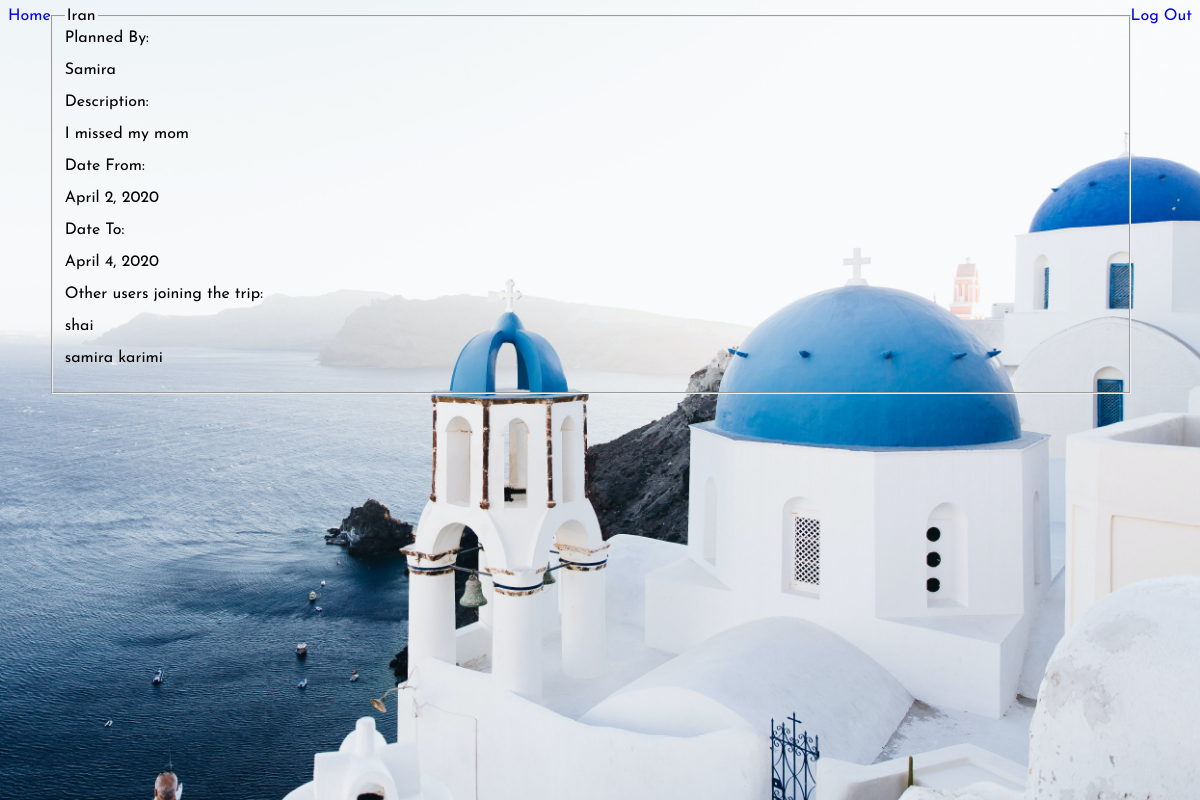
The app's page /tripInfo/8 (signed in) with its own data.
### python_exam_app/models.py (models this page shows)
class Trip(models.Model):
    destination= models.CharField(max_length=255)
    description= models.CharField(max_length=255,null=False)
    uploader = models.ForeignKey(User, related_name = 'trips_uploaded', on_delete = models.CASCADE)
    planner = models.ManyToManyField(User, related_name ='plan_trips')
    DateTo=models.DateField(blank=False, null=False)
    DateFrom=models.DateField(blank=False, null=False)
    created_at = models.DateTimeField(auto_now_add=True)
    updated_at = models.DateTimeField(auto_now= True)
    objects = tripManager()

class User(models.Model):
    name= models.CharField(max_length=255)
    user_name = models.CharField(max_length=255)
    password = models.CharField(max_length=255)
    created_at = models.DateTimeField(auto_now_add=True)
    updated_at = models.DateTimeField(auto_now= True)
    objects = UserManager()

### python_exam_app/views.py (the view)
# urls.py: path('tripInfo/<int:id>',views.trip_info)
def trip_info(request,id):
    print('*************')
    loggedin = User.objects.get(id = request.session['loggedinId'])
    tripInfo = Trip.objects.get(id = id)
    planners=tripInfo.planner.all()
    context = {
        'tripInfo':tripInfo,
        'loggedin': loggedin,
        'planners':planners
    }
    return render(request,'dest.html',context)

### python_exam_app/templates/dest.html (shortened to what this page needs)
{% load static %}
<!DOCTYPE html>
<html lang="en">
<head>
    <link rel="stylesheet" href="https://unpkg.com/tachyons@4.12.0/css/tachyons.min.css"/>
</head>
<body>
    <div class="background"></div>
    <a class= 'dim right dark-pink f4' href="/logOut">Log Out</a>
    <a class= 'dim left dark-pink f4' href="/success">Home</a>
    <main class="pa4 black-80">
        <fieldset  class="ba b--transparent ph0 mh0">
          <legend class="f2 fw6 ph0 mh0">{{tripInfo.destination}}</legend>
          <div class="mt3">
            <label class="f3 fw6 ph0 mh0">Planned By:</label>
            <p class="f4 lh-copy measure mt2 dark-pink dib">{{loggedin.name}}</p>
          </div>
          <div class="mt3">
            <label class="f3 fw6 ph0 mh0">Description:</label>
            <p class="f4 lh-copy measure mt2 dark-pink dib">{{tripInfo.description}}</p>
          </div>
          <div class="mt3">
            <label class="f3 fw6 ph0 mh0">Date From:</label>
            <p class="f4 lh-copy measure mt2 dark-pink dib">{{tripInfo.DateFrom}}</p>
          </div>
          <div class="mt3">
            <label class="f3 fw6 ph0 mh0">Date To:</label>
            <p class="f4 lh-copy measure mt2 dark-pink dib">{{tripInfo.DateTo}}</p>
          </div>
          <div class="mt3">
            <label class="f3 fw6 ph0 mh0">Other users joining the trip:</label>
            {% for p in planners %}
            <p class="f4 lh-copy measure mt2 dark-pink db">{{p.name}}</p>
            {% endfor %}
          </div>
        </fieldset>
    </main>
</body>
</html>

### records on screen
Trip: destination "Iran", description "I missed my mom", DateFrom "April 2, 2020", DateTo "April 4, 2020"
User: name "Samira"
User: name "shai"
User: name "samira karimi"
